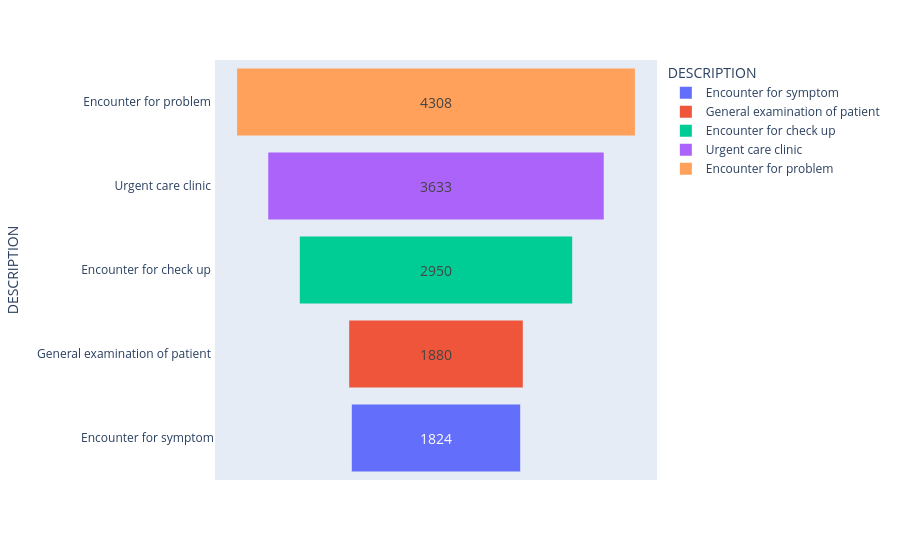

Notebook code cell kept with this figure:
### Code cell
fig=px.funnel(Top_Encounter,x='Id',y='DESCRIPTION',color='DESCRIPTION')
fig.update_traces(
    textposition = 'inside',
   textfont_size=14
)

### Figure 1 — Plotly figure (JSON) as saved in the notebook; plotly's stock layout.template omitted (floating-point values rounded to 4 significant figures)
{"data": [{"hovertemplate": "DESCRIPTION=%{y}<br>Id=%{x}<extra></extra>", "legendgroup": "Encounter for symptom", "marker": {"color": "#636efa"}, "name": "Encounter for symptom", "orientation": "h", "showlegend": true, "textfont": {"size": 14}, "textposition": "inside", "type": "funnel", "x": [1824], "xaxis": "x", "y": ["Encounter for symptom"], "yaxis": "y"}, {"hovertemplate": "DESCRIPTION=%{y}<br>Id=%{x}<extra></extra>", "legendgroup": "General examination of patient ", "marker": {"color": "#EF553B"}, "name": "General examination of patient ", "orientation": "h", "showlegend": true, "textfont": {"size": 14}, "textposition": "inside", "type": "funnel", "x": [1880], "xaxis": "x", "y": ["General examination of patient "], "yaxis": "y"}, {"hovertemplate": "DESCRIPTION=%{y}<br>Id=%{x}<extra></extra>", "legendgroup": "Encounter for check up ", "marker": {"color": "#00cc96"}, "name": "Encounter for check up ", "orientation": "h", "showlegend": true, "textfont": {"size": 14}, "textposition": "inside", "type": "funnel", "x": [2950], "xaxis": "x", "y": ["Encounter for check up "], "yaxis": "y"}, {"hovertemplate": "DESCRIPTION=%{y}<br>Id=%{x}<extra></extra>", "legendgroup": "Urgent care clinic ", "marker": {"color": "#ab63fa"}, "name": "Urgent care clinic ", "orientation": "h", "showlegend": true, "textfont": {"size": 14}, "textposition": "inside", "type": "funnel", "x": [3633], "xaxis": "x", "y": ["Urgent care clinic "], "yaxis": "y"}, {"hovertemplate": "DESCRIPTION=%{y}<br>Id=%{x}<extra></extra>", "legendgroup": "Encounter for problem ", "marker": {"color": "#FFA15A"}, "name": "Encounter for problem ", "orientation": "h", "showlegend": true, "textfont": {"size": 14}, "textposition": "inside", "type": "funnel", "x": [4308], "xaxis": "x", "y": ["Encounter for problem "], "yaxis": "y"}], "layout": {"autosize": true, "legend": {"title": {"text": "DESCRIPTION"}, "tracegroupgap": 0}, "margin": {"t": 60}, "xaxis": {"anchor": "y", "autorange": true, "domain": [0, 1], "range": [-2393.0, 2393.0], "title": {"text": "Id"}, "type": "linear"}, "yaxis": {"anchor": "x", "autorange": true, "categoryarray": ["Encounter for problem ", "Urgent care clinic ", "Encounter for check up ", "General examination of patient ", "Encounter for symptom"], "categoryorder": "array", "domain": [0, 1], "range": [4.5, -0.5], "title": {"text": "DESCRIPTION"}, "type": "category"}}}
